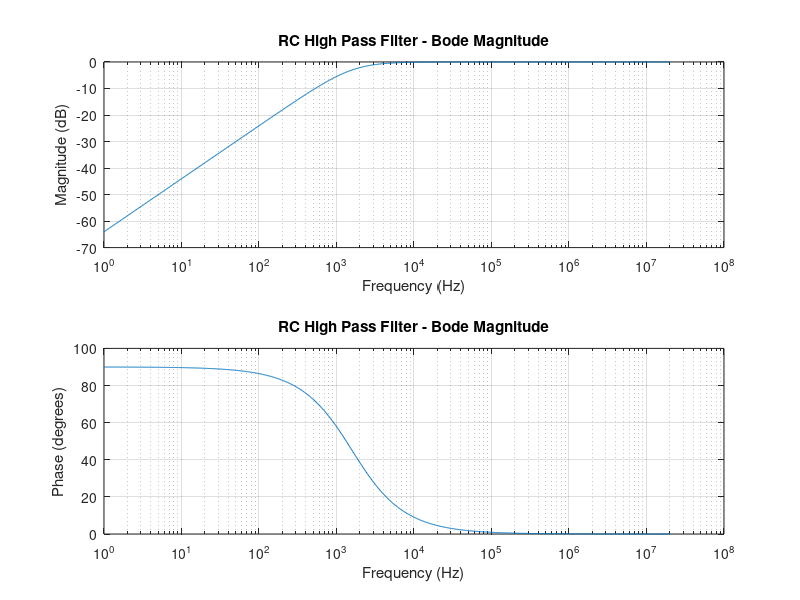

Recreate this plot in MATLAB.
R = 1e3;
C = 0.1e-6;
f = logspace(0,7.3,1000);
w = 2*pi*f;

T = j*w*R*C ./ (J*w*R*C + 1 ) ;


subplot(2,1,1);
semilogx(f, 20*log10(abs(T)));
grid on;
xlabel('Frequency (Hz)');
ylabel('Magnitude (dB)');
title('RC High Pass Filter - Bode Magnitude');

subplot(2,1,2);
semilogx(f,angle(T)*180/pi);
grid on;
xlabel('Frequency (Hz)');
ylabel('Phase (degrees)');
title('RC High Pass Filter - Bode Magnitude');
